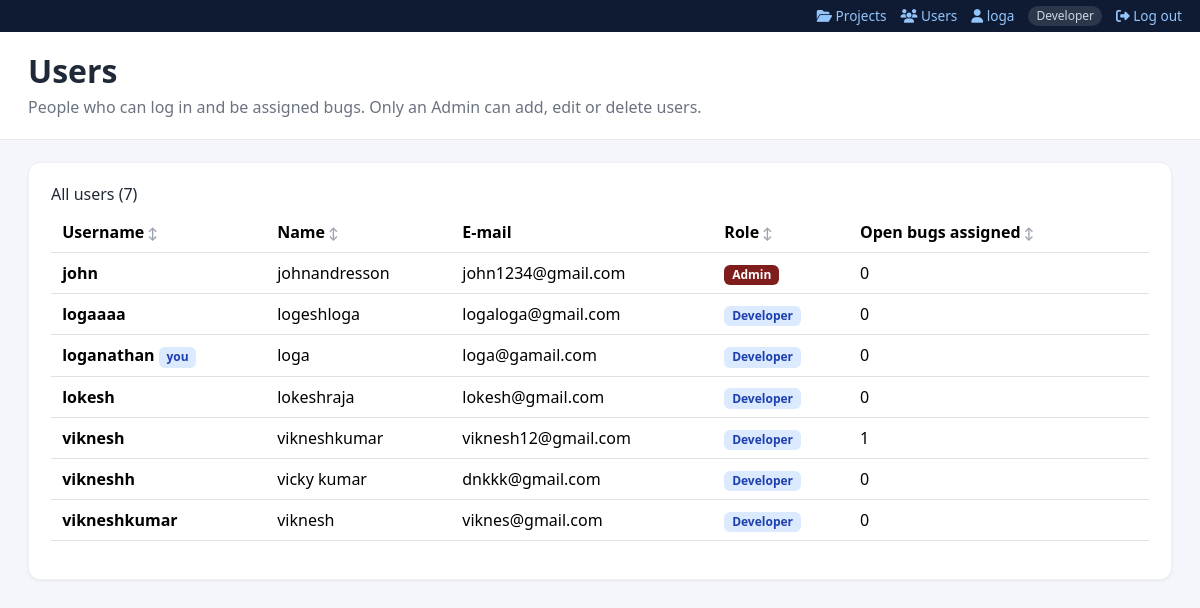
/users (signed in), run on the app's committed database.
### models.py (models this page shows, shortened)
class User(db.Model):
    __tablename__ = "user"
    id = db.Column(db.Integer, primary_key=True)
    username = db.Column(db.String(40), unique=True, nullable=False)
    full_name = db.Column(db.String(120), default="")
    email = db.Column(db.String(160), default="")
    password_hash = db.Column(db.String(300), nullable=False)
    role = db.Column(db.String(20), default="Developer")          # Admin / Developer / Tester
    api_token = db.Column(db.String(80), unique=True, nullable=True)
    created_at = db.Column(db.DateTime, default=utcnow)
    @property
    def display_name(self):
        return self.full_name or self.username
    @property
    def is_admin(self):
        return self.role == "Admin"

### auth.py (the view)
@bp.route("/users")
def users():
    counts = _open_bug_counts()
    return render_template("users.html", users=User.query.order_by(User.username).all(),
                           counts=counts, roles=ROLES, project=_ctx_project(), active="users")

### app.py (called while the page is built, shortened)
@app.context_processor
def file_selector_context():
    if request.endpoint not in SCOPED_ENDPOINTS or not request.view_args:
        return {}

### auth.py (called while the page is built)
def csrf_token():
    tok = session.get("_csrf")
    if not tok:
        tok = secrets.token_urlsafe(32)
        session["_csrf"] = tok
    return tok

def _open_bug_counts():
    rows = (db.session.query(Bug.assignee_id, db.func.count(Bug.id))
            .filter(Bug.assignee_id.isnot(None), Bug.status.in_(OPEN_STATUSES))
            .group_by(Bug.assignee_id).all())
    return dict(rows)

def _ctx_project():
    from models import Project
    pid = request.args.get("project", type=int)
    return db.session.get(Project, pid) if pid else None

### templates/users.html (shortened to what this page needs)
{% extends "base.html" %}
{% block content %}
<div class="page-header"><h2>Users</h2><p>People who can log in and be assigned bugs. Only an Admin can add, edit or delete users.</p></div>
<div class="page-body">
  <div class="panel">
    <h6>All users ({{ users|length }})</h6>
    <table class="table table-sm align-middle sortable">
      <thead><tr><th data-sort="text">Username</th><th data-sort="text">Name</th><th>E-mail</th><th data-sort="text">Role</th><th data-sort="num">Open bugs assigned</th><th></th></tr></thead>
      <tbody>
      {% for u in users %}
        <tr>
          <td><b>{{ u.username }}</b>{% if u.id == current_user.id %} <span class="badge badge-info">you</span>{% endif %}</td>
          <td>{{ u.full_name or '-' }}</td><td>{{ u.email or '-' }}</td>
          <td><span class="badge {{ 'badge-critical' if u.role=='Admin' else ('badge-info' if u.role=='Developer' else 'badge-medium') }}">{{ u.role }}</span></td>
          <td data-v="{{ counts.get(u.id, 0) }}">{{ counts.get(u.id, 0) }}</td>
          <td class="text-nowrap">
          </td>
        </tr>
      {% endfor %}
      </tbody>
    </table>
  </div>
</div>
{% endblock %}

### templates/base.html (shortened to what this page needs)
<!DOCTYPE html>
<html lang="en">
<head>
<link href="{{ url_for('static', filename='vendor/bootstrap/css/bootstrap.min.css') }}" rel="stylesheet">
<link href="{{ url_for('static', filename='vendor/fontawesome/css/all.min.css') }}" rel="stylesheet">
<link href="{{ url_for('static', filename='css/style.css') }}" rel="stylesheet">
</head>
<body>
<div class="d-flex">
  <div class="layout-col">
  {% if current_user %}
  <div class="topbar d-print-none">
    <a href="{{ url_for('index') }}"><i class="fa-solid fa-folder-open"></i> Projects</a>
    <a href="{{ url_for('auth.users') }}"><i class="fa-solid fa-users"></i> Users</a>
    <a href="{{ url_for('auth.profile') }}"><i class="fa-solid fa-user"></i> {{ current_user.display_name }}</a>
    <span class="role-pill">{{ current_user.role }}</span>
    <form method="POST" action="{{ url_for('auth.logout') }}" class="d-inline"><input type="hidden" name="csrf_token" value="{{ csrf_token() }}"><button class="link-btn"><i class="fa-solid fa-right-from-bracket"></i> Log out</button></form>
  </div>
  {% endif %}
  <main class="main-content {% if not project %}full-width{% endif %}">
    {% block content %}{% endblock %}
  </main>
  </div>
</div>
</body>
</html>

### static/css/style.css (style rules this page uses)
:root { --primary: #2f5fdb; --primary-dark: #1f3f9e; --bg: #f4f6fb; --card-bg: #ffffff; --text-muted: #6b7280; --success: #16a34a; --warning: #d97706; --danger: #dc2626; }
body { background: var(--bg); font-family: 'Segoe UI', system-ui, -apple-system, sans-serif; color: #1f2937; }
.main-content { flex: 1; min-width: 0; padding: 0; }
.main-content.full-width { width: 100%; }
.page-header { background: #fff; padding: 20px 28px; border-bottom: 1px solid #e5e7eb; margin-bottom: 22px; }
.page-header h2 { margin: 0; font-weight: 700; }
.page-header p { margin: 4px 0 0; color: var(--text-muted); }
.page-body { padding: 0 28px 40px; }
.panel { background: var(--card-bg); border-radius: 12px; padding: 22px; box-shadow: 0 1px 3px rgba(0,0,0,0.06); border: 1px solid #eef0f4; margin-bottom: 22px; }
.badge-very-high, .badge-critical { background: #7f1d1d; color: #fff; }
.table-sm td, .table-sm th { padding: .5rem .7rem; }
.badge-info { background: #dbeafe; color: #1e40af; }
.badge-critical { background: #7f1d1d; color: #fff; }
.badge { font-weight: 600; }
.topbar { background: #0f1b33; color: #cbd5e1; font-size: 0.85rem; padding: 6px 18px; display: flex; gap: 14px; align-items: center; justify-content: flex-end; flex-wrap: wrap; }
.topbar a { color: #93c5fd; text-decoration: none; }
.topbar .role-pill { background: rgba(255,255,255,.12); padding: 1px 8px; border-radius: 10px; font-size: .75rem; }
.topbar button.link-btn { background: none; border: 0; color: #93c5fd; padding: 0; font-size: .85rem; }
.layout-col { flex: 1; min-width: 0; display: flex; flex-direction: column; }
table.sortable th[data-sort] { cursor: pointer; user-select: none; white-space: nowrap; }
table.sortable th[data-sort]::after { content: ' \2195'; color: #9ca3af; font-size: .75rem; }

### data on the page
User: display_name "loga", role "Developer", username "loganathan", shows "you", full_name "loga", email "loga@gamail.com", get "0"
User: username "john", full_name "johnandresson", email "john1234@gmail.com", role "Admin", get "0"
User: username "logaaaa", full_name "logeshloga", email "logaloga@gmail.com", role "Developer", get "0"
User: username "lokesh", full_name "lokeshraja", email "lokesh@gmail.com", role "Developer", get "0"
User: username "viknesh", full_name "vikneshkumar", email "viknesh12@gmail.com", role "Developer", get "1"
User: username "vikneshh", full_name "vicky kumar", email "dnkkk@gmail.com", role "Developer", get "0"
User: username "vikneshkumar", full_name "viknesh", email "viknes@gmail.com", role "Developer", get "0"

### other printed values
{{ users|length }} "7"
